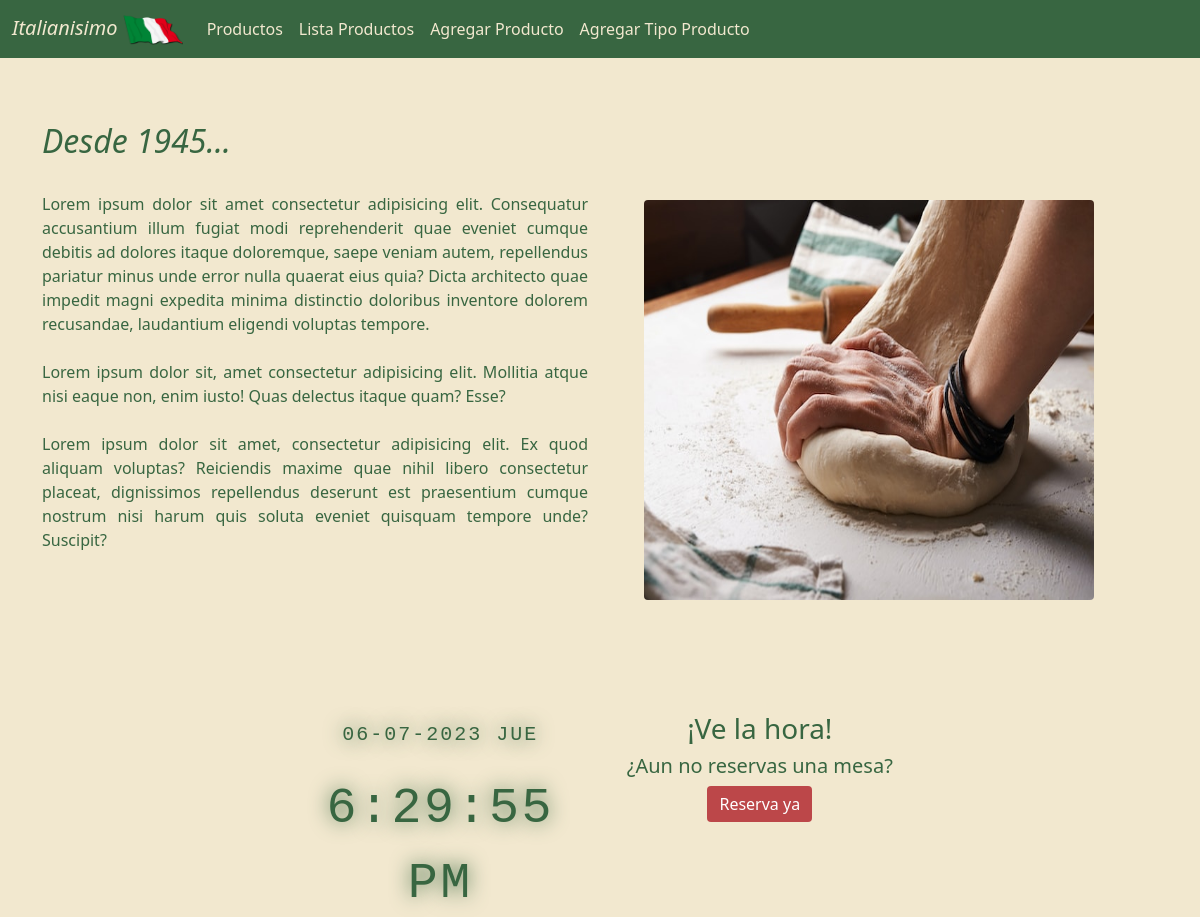
The page /crud/clientes/ (upper part) on the database as committed earlier.
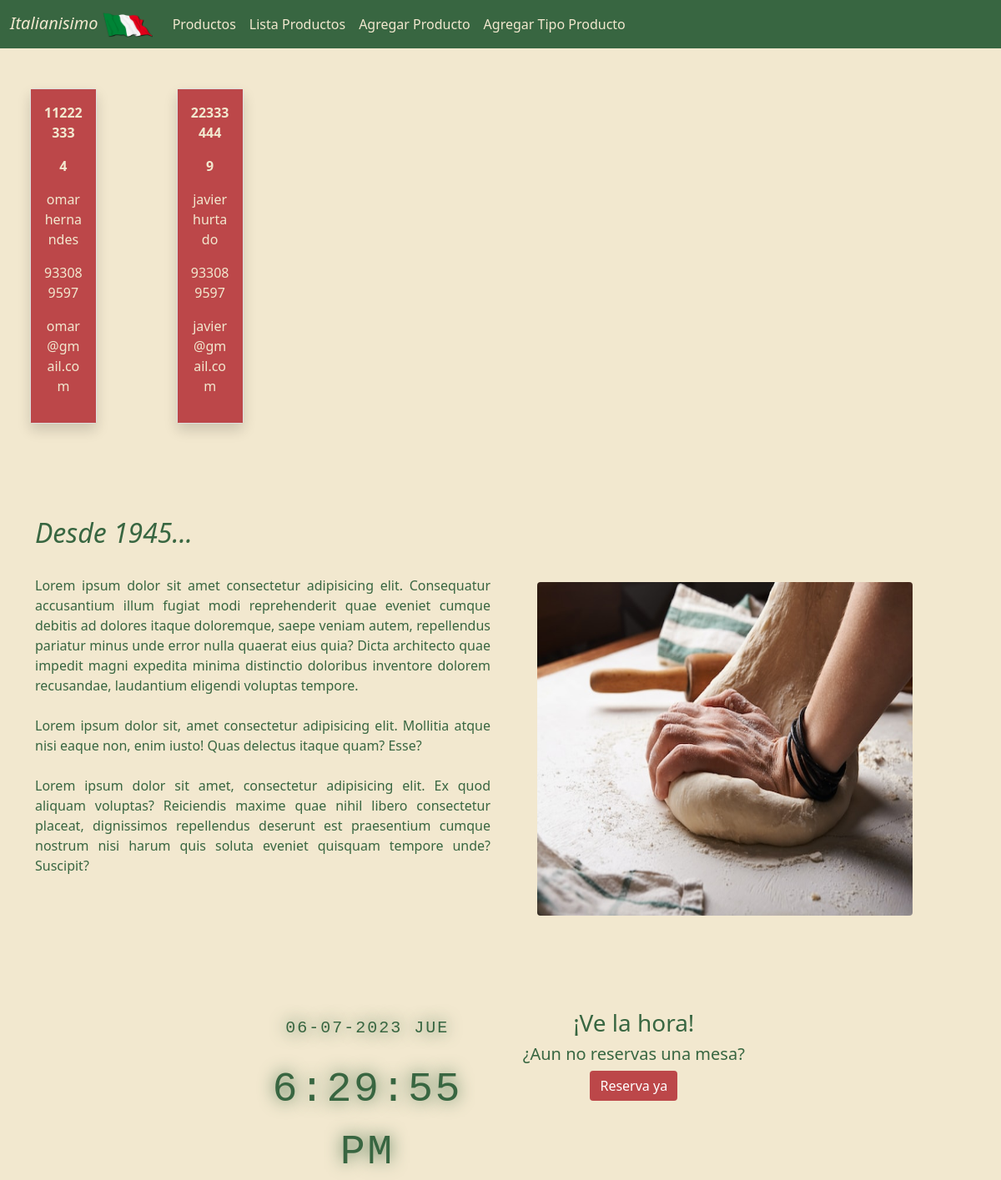
The same page on the database as committed later.
### crud/models.py (models this page shows, shortened)
class Cliente(models.Model):
    rutCliente = models.CharField(primary_key=True,verbose_name='Rut Cliente',max_length=8)
    dvRutCliente = models.CharField(verbose_name='DvRut Cliente',max_length=1)
    nombreCliente = models.CharField(verbose_name='Nombre Cliente',max_length=100)
    telefonoCliente = models.IntegerField(verbose_name="Teléfono Cliente")
    emailCliente = models.CharField(verbose_name='Email Cliente',max_length=100)
    nombreTC = models.ForeignKey(TipoCliente,verbose_name='Tipo Cliente',on_delete=models.CASCADE)
    created_at = models.DateTimeField(verbose_name='Fecha registro',auto_now_add=True)
    updated_at = models.DateTimeField(verbose_name='Fecha actualización',auto_now=True)
    class Meta:
        verbose_name = 'cliente'
        verbose_name_plural = 'clientes'
        ordering = ['rutCliente']

### crud/views.py (the view)
# urls.py: path('clientes/', clientes, name='clientes'),
def clientes(request):
    clientes = Cliente.objects.all()
    data = {
        'clientes' : clientes
    }
    return render(request,'crud/clientes.html',data)

### crud/templates/crud/clientes.html (shortened to what this page needs)
{% extends 'crud/base.html' %}
{% load static %}
{% block first_content %}
<section id="section">
<div class="row">
    {% for c in clientes %}
    <div class="col-4 px-5 py-5">
    <div class="card shadow">
        <div class="card-body text-center" id="cartasProductos">
        <p class="card-text fw-bold text-uppercase">{{c.rutCliente}}</p>
        <p class="card-text fw-bold text-uppercase">{{c.dvRutCliente}}</p>
        <p class="card-text">{{c.nombreCliente}}</p>
        <p class="card-text">{{c.telefonoCliente}}</p>
        <p class="card-text">{{c.emailCliente}}</p>
        </div>
    </div>
    </div>
    {% endfor%}
</div>
</section>
{% endblock %}
{% block second_content %}
<section class="about-section-padding" id="section">
<div class="container">
    <div class="row" id="textoSeccion7">
        <h2><i>Desde 1945...</i></h2>
        <div class="col-md-6">
        <br>
        Lorem ipsum dolor sit amet consectetur adipisicing elit. Consequatur accusantium illum fugiat modi reprehenderit quae eveniet cumque debitis ad dolores itaque doloremque, saepe veniam autem, repellendus pariatur minus unde error nulla quaerat eius quia? Dicta architecto quae impedit magni expedita minima distinctio doloribus inventore dolorem recusandae, laudantium eligendi voluptas tempore.
        <br><br>
        Lorem ipsum dolor sit, amet consectetur adipisicing elit. Mollitia atque nisi eaque non, enim iusto! Quas delectus itaque quam? Esse?
        <br><br>
        Lorem ipsum dolor sit amet, consectetur adipisicing elit. Ex quod aliquam voluptas? Reiciendis maxime quae nihil libero consectetur placeat, dignissimos repellendus deserunt est praesentium cumque nostrum nisi harum quis soluta eveniet quisquam tempore unde? Suscipit?
        </div>
        <div class="col-md-6">
        <img src="{% static 'core/img/img9.jpg' %}" id="imagen1Producto" class="img-fluid rounded">
        </div>
    </div>
</div>
</section>
{% endblock %}
{% block third_content %}
<section id="section" class="d-flex justify-content-center align-items-center">
<div class="row">
    <div class="col-6 mt-5">
    <div class="reloj">
        <p class="fecha"></p>
        <p class="tiempo"></p>
    </div>
    </div>
    <div class="col-6 mt-5">
        <div id="textoHora">
        <h3 class="textoModoOscuro">¡Ve la hora!</h3>
        <h5>¿Aun no reservas una mesa?</h5>
        <button class="btn btn-primary" id="btnReloj" onclick="window.location.href='{% url 'contacto' %}' ">Reserva ya</button>
        </div>
    </div>
</div>
</section>
{% endblock %}

Rows that differ between the two databases and show on the page:
added Cliente: rutCliente "11222333", dvRutCliente "4", nombreCliente "omar hernandes", telefonoCliente "933089597", emailCliente "omar@gmail.com"
added Cliente: rutCliente "22333444", dvRutCliente "9", nombreCliente "javier hurtado", telefonoCliente "933089597", emailCliente "javier@gmail.com"
